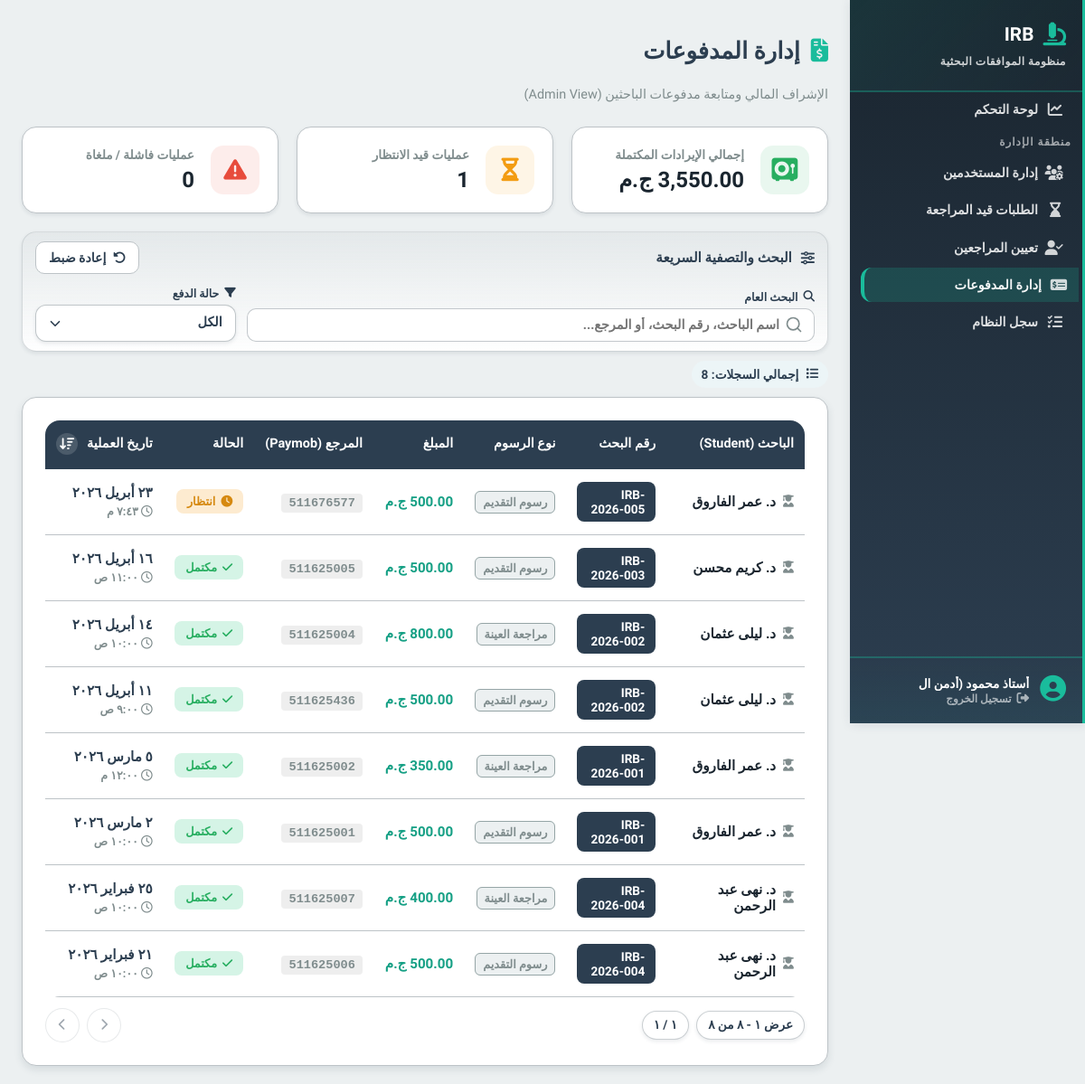
Screenshot of /features/admin/payments.php (signed in) with the database file from the repository.
### tables this page shows
CREATE TABLE payments (
    id INT AUTO_INCREMENT PRIMARY KEY,
    application_id INT,
    phase ENUM('initial','sample'),
    amount DECIMAL(10,2) ,
    provider VARCHAR(50),
    transaction_reference VARCHAR(100),
    gateway_transaction_id VARCHAR(100) NULL,
    status ENUM('pending','completed','failed') DEFAULT 'pending',
    gateway_response JSON NULL,
    paid_at TIMESTAMP NULL,
    created_at TIMESTAMP DEFAULT CURRENT_TIMESTAMP,
    FOREIGN KEY (application_id) REFERENCES applications(id) ON DELETE CASCADE
);

CREATE TABLE users (
    id INT AUTO_INCREMENT PRIMARY KEY,
    role ENUM('student','admin','sample_officer','reviewer','manager','super_admin') NOT NULL,
    full_name VARCHAR(255),
    email VARCHAR(255) UNIQUE,
    password_hash VARCHAR(255),
    national_id VARCHAR(20),
    phone_number VARCHAR(20),
    faculty VARCHAR(150),
    department VARCHAR(150),
    id_front_url VARCHAR(255),
    id_back_url VARCHAR(255),
    is_active BOOLEAN DEFAULT FALSE,
    created_at TIMESTAMP DEFAULT CURRENT_TIMESTAMP
);

CREATE TABLE applications (
    id INT AUTO_INCREMENT PRIMARY KEY,
    student_id INT,
    serial_number VARCHAR(50) UNIQUE,
    title TEXT,
    principal_investigator VARCHAR(255),
    co_investigators JSON,
    current_stage ENUM(
        'pending_admin', 'awaiting_initial_payment', 'awaiting_sample_calc',
        'awaiting_sample_payment', 'under_review','approved_by_reviewer','approved', 'rejected'
    ) DEFAULT 'pending_admin',
    is_blinded BOOLEAN DEFAULT TRUE,
    created_at TIMESTAMP DEFAULT CURRENT_TIMESTAMP,
    updated_at TIMESTAMP DEFAULT CURRENT_TIMESTAMP ON UPDATE CURRENT_TIMESTAMP,
    FOREIGN KEY (student_id) REFERENCES users(id) ON DELETE CASCADE,
    INDEX(student_id),
    INDEX(current_stage)
);

### classes/Database.php (called while the page is built, shortened)
<?php
class Database
{
    public $conn;
    public function __construct()
    {
        $env = require __DIR__ . '/../includes/env.php';
        $this->host = $env['DB_HOST'];
        $this->user = $env['DB_USER'];
        $this->pass = $env['DB_PASS'];
        $this->db = $env['DB_NAME'];
        $this->port = $env['DB_PORT'];
        $this->conn = new mysqli($this->host, $this->user, $this->pass, $this->db, $this->port);
        $this->conn->set_charset("utf8mb4");
    }
    public function getconn() {
        return $this->conn;
    }
}
?>

### includes/irb_helpers.php (called while the page is built, shortened)
<?php
if (!function_exists('irb_convert_to_arabic_digits')) {
    function irb_convert_to_arabic_digits($value)
    {
        return strtr((string) $value, [
            '0' => '٠',
            '1' => '١',
            '2' => '٢',
            '3' => '٣',
            '4' => '٤',
            '5' => '٥',
            '6' => '٦',
            '7' => '٧',
            '8' => '٨',
            '9' => '٩',
        ]);
    }
}
if (!function_exists('irb_format_arabic_date')) {
    function irb_format_arabic_date($dateValue)
    {
        try {
            $date = new DateTime($dateValue);
            $arabicMonths = [
                1 => 'يناير',
                2 => 'فبراير',
                3 => 'مارس',
                4 => 'أبريل',
                5 => 'مايو',
                6 => 'يونيو',
                7 => 'يوليو',
                8 => 'أغسطس',
                9 => 'سبتمبر',
                10 => 'أكتوبر',
                11 => 'نوفمبر',
                12 => 'ديسمبر',
            ];
            $day = irb_convert_to_arabic_digits($date->format('j'));
            $month = $arabicMonths[(int) $date->format('n')];
            $year = irb_convert_to_arabic_digits($date->format('Y'));
            return $day . ' ' . $month . ' ' . $year;
        } catch (Exception $exception) {
            return (string) $dateValue;
        }
    }
}
if (!function_exists('irb_format_arabic_time')) {
    function irb_format_arabic_time($dateValue)
    {
        try {
            $date = new DateTime($dateValue);
            $time = irb_convert_to_arabic_digits($date->format('g:i'));
            $period = $date->format('A') === 'AM' ? 'ص' : 'م';
            return $time . ' ' . $period;
        } catch (Exception $exception) {
            return '';
        }
    }
}

### features/admin/payments.php (the view, shortened to what this page needs)
<?php
require_once __DIR__ . '/../../init.php';
require_once __DIR__ . '/../../includes/irb_helpers.php';
require_once __DIR__ . '/../../includes/pagination.php';
$db = new Database();
$sql = "
    SELECT
        p.*,
        a.serial_number,
        a.title,
        u.full_name AS student_name
    FROM payments p
    JOIN applications a ON p.application_id = a.id
    JOIN users u ON a.student_id = u.id
    ORDER BY p.created_at DESC
";
$allPayments = $db->getconn()->query($sql)->fetch_all(MYSQLI_ASSOC);
$totalRevenue = 0;
$pendingCount = 0;
$failedCount = 0;
foreach ($allPayments as $pay) {
    if ($pay['status'] === 'completed') {
        $totalRevenue += $pay['amount'];
    } elseif ($pay['status'] === 'pending') {
        $pendingCount++;
    } elseif ($pay['status'] === 'failed') {
        $failedCount++;
    }
}
?>
<!DOCTYPE html>
<html lang="ar" dir="rtl">
<head>
    <link rel="stylesheet" href="https://cdnjs.cloudflare.com/ajax/libs/font-awesome/6.4.0/css/all.min.css">
    <link rel="stylesheet" href="/irb-digital-system/includes/style.css">
    <link rel="stylesheet" href="/irb-digital-system/assets/css/global.css">
    <link rel="stylesheet" href="/irb-digital-system/assets/css/irb-select.css">
    <link rel="stylesheet" href="/irb-digital-system/assets/css/irb-pagination.css">
</head>
<body>
    <?php include __DIR__ . '/../../includes/sidebar.php'; ?>
    <div class="content">
        <h2 class="page-title"><i class="fa-solid fa-file-invoice-dollar"></i> إدارة المدفوعات</h2>
        <p class="page-subtitle">الإشراف المالي ومتابعة مدفوعات الباحثين (Admin View)</p>
        <div class="stats-grid">
            <div class="stat-card">
                <div class="stat-icon icon-revenue"><i class="fa-solid fa-vault"></i></div>
                <div class="stat-info">
                    <h4>إجمالي الإيرادات المكتملة</h4>
                    <div class="value"><?= number_format($totalRevenue, 2) ?> ج.م</div>
                </div>
            </div>
            <div class="stat-card">
                <div class="stat-icon icon-pending"><i class="fa-solid fa-hourglass-half"></i></div>
                <div class="stat-info">
                    <h4>عمليات قيد الانتظار</h4>
                    <div class="value"><?= $pendingCount ?></div>
                </div>
            </div>
            <div class="stat-card">
                <div class="stat-icon icon-failed"><i class="fa-solid fa-triangle-exclamation"></i></div>
                <div class="stat-info">
                    <h4>عمليات فاشلة / ملغاة</h4>
                    <div class="value"><?= $failedCount ?></div>
                </div>
            </div>
        </div>
        <div class="toolbar-card">
            <div class="toolbar-meta" style="grid-column:1/-1;">
                <h3 class="toolbar-title"><i class="fa-solid fa-sliders"></i> البحث والتصفية السريعة</h3>
                <button type="button" id="resetFilters" class="btn-reset"><i class="fa-solid fa-rotate-left"></i> إعادة ضبط</button>
            </div>
            <div class="filter-group">
                <label class="filter-label" for="searchPayments"><i class="fa-solid fa-magnifying-glass"></i> البحث العام</label>
                <input type="text" id="searchPayments" class="search-input" placeholder="اسم الباحث، رقم البحث، أو المرجع...">
            </div>
            <div class="filter-group">
                <label class="filter-label" for="statusFilter"><i class="fa-solid fa-filter"></i> حالة الدفع</label>
                <select id="statusFilter" class="filter-select irb-select irb-select--compact">
                    <option value="all">الكل</option>
                </select>
            </div>
        </div>
        <div class="results-bar">
            <div class="results-chip"><i class="fa-solid fa-list"></i> <span>إجمالي السجلات: <strong id="resultsCount"><?= count($allPayments) ?></strong></span></div>
        </div>
        <div class="data-card">
            <div class="table-wrap">
                <table class="data-table">
                    <thead>
                        <tr>
                            <th width="20%">الباحث (Student)</th>
                            <th width="15%">رقم البحث</th>
                            <th width="12%">نوع الرسوم</th>
                            <th width="12%">المبلغ</th>
                            <th width="15%">المرجع (Paymob)</th>
                            <th width="12%">الحالة</th>
                            <th width="14%" class="sortable-header">
                                <button type="button" id="dateSortHeader" class="sortable-button" aria-label="ترتيب حسب تاريخ العملية">
                                    <span>تاريخ العملية</span>
                                    <span class="sort-direction" id="dateSortIcon"><i class="fa-solid fa-arrow-down-wide-short"></i></span>
                                </button>
                            </th>
                        </tr>
                    </thead>
                    <tbody id="paymentsTableBody">
                        <?php if (empty($allPayments)): ?>
                            <tr><td colspan="7"><div class="no-results" style="display:block;"><i class="fa-solid fa-folder-open"></i><p style="font-weight:700;font-size:1.05rem;">لا توجد أي سجلات دفع</p></div></td></tr>
                        <?php else: ?>
                            <?php foreach ($allPayments as $row):
                                $phaseName = ($row['phase'] === 'initial') ? 'رسوم التقديم' : 'مراجعة العينة';
                                $dateVal = $row['paid_at'] ? $row['paid_at'] : $row['created_at'];
                                if ($row['status'] === 'completed') {
                                    $uiStatus = 'approved'; $icon = 'fa-check'; $label = 'مكتمل';
                                } elseif ($row['status'] === 'pending') {
                                    $uiStatus = 'pending'; $icon = 'fa-clock'; $label = 'انتظار';
                                } else {
                                    $uiStatus = 'rejected'; $icon = 'fa-xmark'; $label = 'فشل';
                                }
                                $searchBlob = strtolower($row['student_name'] . ' ' . $row['serial_number'] . ' ' . $row['gateway_transaction_id']);
                            ?>
                                <tr data-search="<?= htmlspecialchars($searchBlob) ?>" data-status="<?= $uiStatus ?>" data-date="<?= htmlspecialchars($dateVal) ?>">
                                    <td>
                                        <div class="student-name"><i class="fa-solid fa-user-graduate"></i> <?= htmlspecialchars($row['student_name']) ?></div>
                                    </td>
                                    <td><span class="badge-serial"><?= htmlspecialchars($row['serial_number']) ?></span></td>
                                    <td><span class="phase-badge"><?= $phaseName ?></span></td>
                                    <td class="amount-text"><?= number_format($row['amount'], 2) ?> ج.م</td>
                                    <td dir="ltr">
                                        <?php if($row['gateway_transaction_id']): ?>
                                            <span class="transaction-id"><?= htmlspecialchars($row['gateway_transaction_id']) ?></span>
                                        <?php else: ?>
                                            <span style="color: var(--border-dark);">—</span>
                                        <?php endif; ?>
                                    </td>
                                    <td><span class="status-badge <?= $uiStatus ?>"><i class="fa-solid <?= $icon ?>"></i> <?= $label ?></span></td>
                                    <td>
                                        <div class="date-cell">
                                            <span><?= htmlspecialchars(irb_format_arabic_date($dateVal)) ?></span>
                                            <small><i class="fa-regular fa-clock"></i> <?= htmlspecialchars(irb_format_arabic_time($dateVal)) ?></small>
                                        </div>
                                    </td>
                                </tr>
                            <?php endforeach; ?>
                        <?php endif; ?>
                    </tbody>
                </table>
            </div>
        </div>
    </div>
</body>
</html>

### includes/style.css (style rules this page uses)
:root { --primary: var(--primary-base); --surface: var(--bg-surface); --background: var(--bg-page); --text-dark: var(--text-main); --text-light: var(--text-muted); --border: var(--border-light); }
* { box-sizing: border-box; }
body { margin: 0; font-family: 'Cairo', sans-serif; background-color: var(--background); color: var(--text-dark); }

### assets/css/global.css (style rules this page uses)
:root { --primary-light: #ecf5f7; --primary-base: #2c3e50; --primary-dark: #1a252f; --accent-light: #d5f4f1; --accent-base: #1abc9c; --accent-dark: #16a085; --success-light: #d5f4e6; --success-base: #27ae60; --warning-light: #fdebd0; --warning-base: #f39c12; --alert-light: #fadbd8; --alert-base: #e74c3c; --bg-page: #ecf0f1; --bg-surface: #ffffff; --text-main: #2c3e50; --text-muted: #7f8c8d; --border-light: #bdc3c7; --border-dark: #95a5a6; --status-approved-bg: #d5f4e6; --status-approved-text: #27ae60; --status-pending-bg: #fdebd0; --status-pending-text: #d68910; --status-rejected-bg: #fadbd8; --status-rejected-text: #c0392b; --radius-sm: 8px; --radius-md: 12px; --radius-lg: 16px; --shadow-sm: 0 2px 4px rgba(44, 62, 80, 0.1); --shadow-md: 0 4px 8px rgba(44, 62, 80, 0.12); --shadow-lg: 0 8px 16px rgba(44, 62, 80, 0.15); --transition-smooth: 0.3s ease; --shadow-lg: 0 10px 15px -3px rgba(15, 23, 42, 0.08), 0 4px 6px -4px rgba(15, 23, 42, 0.04); --shadow-glow: 0 0 15px rgba(6, 182, 212, 0.3); }

### assets/css/irb-select.css (style rules this page uses)
.irb-select { width: 100%; appearance: none; -webkit-appearance: none; -moz-appearance: none; border: 1.5px solid rgba(189, 195, 199, 0.95); border-radius: 14px; background-color: #ffffff; background-repeat: no-repeat; background-position: left 12px center; color: var(--text-main); font-family: inherit; font-size: 0.95rem; font-weight: 700; line-height: 1.3; padding: 12px 16px 12px 42px; box-shadow: var(--shadow-sm); transition: all var(--transition-smooth); cursor: pointer; }
.irb-select option { color: var(--text-main); background: #ffffff; font-weight: 600; }
.irb-select option:checked, .irb-select option[selected] { background: var(--accent-light); color: var(--primary-base); }
.irb-select--compact { font-size: 0.9rem; padding: 10px 14px 10px 38px; border-radius: 12px; }

### rows the page displays
payments: users.full_name "د. عمر الفاروق", application.serial_number "IRB-2026-005", phase "رسوم التقديم", amount "500.00", gateway_transaction "511676577", status "انتظار", irb_format_arabic_date($dateVal) "٢٣ أبريل ٢٠٢٦", irb_format_arabic_time($dateVal) "٧:٤٣ م"
payments: users.full_name "د. كريم محسن", application.serial_number "IRB-2026-003", phase "رسوم التقديم", amount "500.00", gateway_transaction "511625005", status "مكتمل", paid_at "١٦ أبريل ٢٠٢٦", paid_at "١١:٠٠ ص"
payments: users.full_name "د. ليلى عثمان", application.serial_number "IRB-2026-002", phase "مراجعة العينة", amount "800.00", gateway_transaction "511625004", status "مكتمل", paid_at "١٤ أبريل ٢٠٢٦", paid_at "١٠:٠٠ ص"
payments: users.full_name "د. ليلى عثمان", application.serial_number "IRB-2026-002", phase "رسوم التقديم", amount "500.00", gateway_transaction "511625436", status "مكتمل", paid_at "١١ أبريل ٢٠٢٦", paid_at "٩:٠٠ ص"
payments: users.full_name "د. عمر الفاروق", application.serial_number "IRB-2026-001", phase "مراجعة العينة", amount "350.00", gateway_transaction "511625002", status "مكتمل", paid_at "٥ مارس ٢٠٢٦", paid_at "١٢:٠٠ م"
payments: users.full_name "د. عمر الفاروق", application.serial_number "IRB-2026-001", phase "رسوم التقديم", amount "500.00", gateway_transaction "511625001", status "مكتمل", paid_at "٢ مارس ٢٠٢٦", paid_at "١٠:٠٠ ص"
payments: users.full_name "د. نهى عبد الرحمن", application.serial_number "IRB-2026-004", phase "مراجعة العينة", amount "400.00", gateway_transaction "511625007", status "مكتمل", paid_at "٢٥ فبراير ٢٠٢٦", paid_at "١٠:٠٠ ص"
payments: users.full_name "د. نهى عبد الرحمن", application.serial_number "IRB-2026-004", phase "رسوم التقديم", amount "500.00", gateway_transaction "511625006", status "مكتمل", paid_at "٢١ فبراير ٢٠٢٦", paid_at "١٠:٠٠ ص"

### other values shown
mb_substr($_SESSION['full_name'], 0, 20, 'UTF-8') "أستاذ محمود (أدمن ال"
$totalRevenue "3,550.00"
$pendingCount "1"
$failedCount "0"
count($allPayments) "8"
